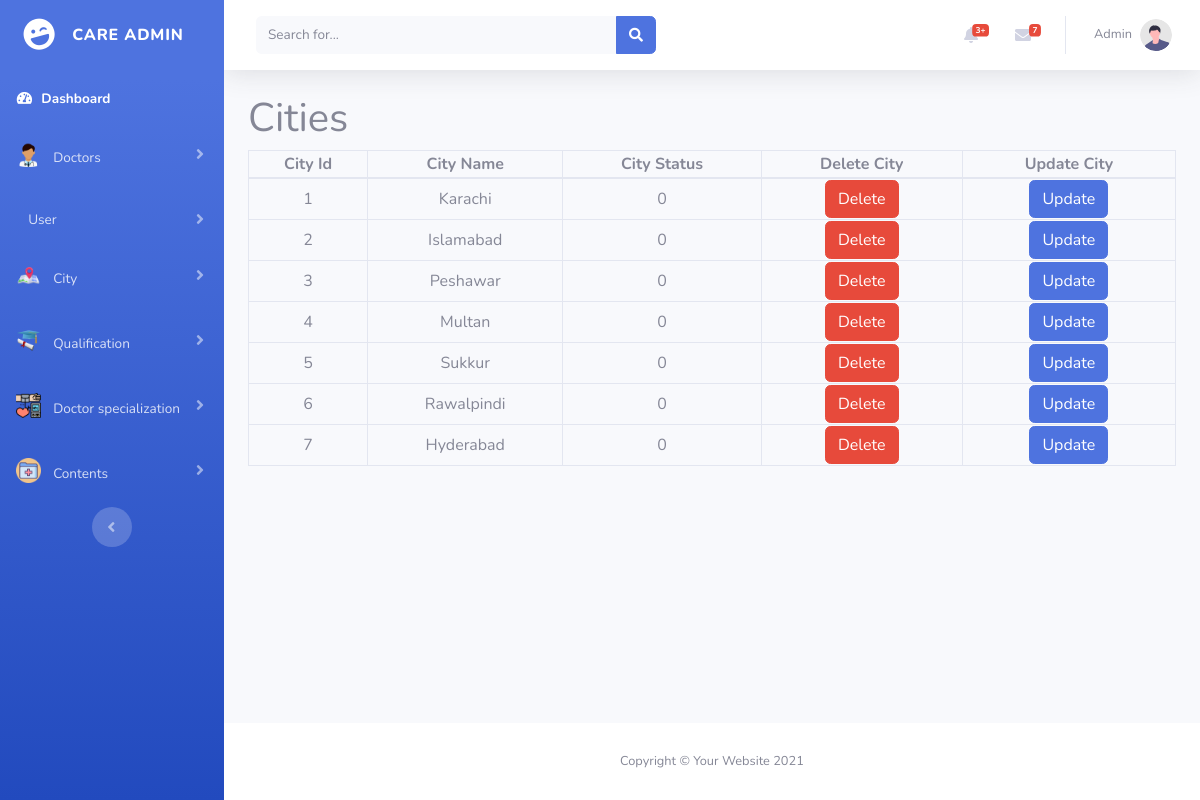
Screenshot of /admin/viewcities.php (signed in) with the database file from the repository.
### tables this page shows
CREATE TABLE `city` (
  `city_id` int(11) NOT NULL,
  `city_name` varchar(100) NOT NULL,
  `status` int(11) NOT NULL
);

### admin/viewcities.php (the view, shortened to what this page needs)
<?php
include("connection.php");
$select_city_query = "SELECT * FROM `city`";
$run_select_city_query = mysqli_query($connection, $select_city_query);
?>
<!DOCTYPE html>
<html lang="en">
<head>
    <link href="vendor/fontawesome-free/css/all.min.css" rel="stylesheet" type="text/css">
    <link href="https://cdn.jsdelivr.net/npm/bootstrap@5.0.2/dist/css/bootstrap.min.css" rel="stylesheet"
>
    <link href="css/sb-admin-2.min.css" rel="stylesheet">
</head>
<body id="page-top">
    <div id="wrapper">
        <?php include 'sidebar.php';?>
        <div id="content-wrapper" class="d-flex flex-column">
            <div id="content">
                <?php include 'topbar.php';?>
                <div class="container">
                        <h1>Cities</h1>
                        <table class="table-bordered w-100 text-center">
                            <thead>
                                <th>City Id</th>
                                <th>City Name</th>
                                <th>City Status</th>
                                <th>Delete City</th>
                                <th>Update City</th>
                            </thead>
                            <tbody>
                                <?php while($row = mysqli_fetch_array($run_select_city_query)){?>
                              <tr>
                                        <td><?php echo $row['city_id']; ?></td>
                                        <td><?php echo $row['city_name']; ?></td>
                                        <td><?php echo $row['status']; ?></td>
                                        <td><a href="deletecity.php?id=<?php echo $row['city_id']; ?>" class="btn btn-danger">Delete</a></td>
                                        <td><a href="updatecity.php?id=<?php echo $row['city_id']; ?>" class="btn btn-primary">Update</a></td>
                              </tr>
                                <?php } ?>
                            </tbody>
                        </table>
                </div>
            </div>
            <?php include 'footer.php' ?>
        </div>
    </div>
</body>
</html>

### rows the page displays
city: city_id "1", city_name "Karachi", status "0"
city: city_id "2", city_name "Islamabad", status "0"
city: city_id "3", city_name "Peshawar", status "0"
city: city_id "4", city_name "Multan", status "0"
city: city_id "5", city_name "Sukkur", status "0"
city: city_id "6", city_name "Rawalpindi", status "0"
city: city_id "7", city_name "Hyderabad", status "0"
